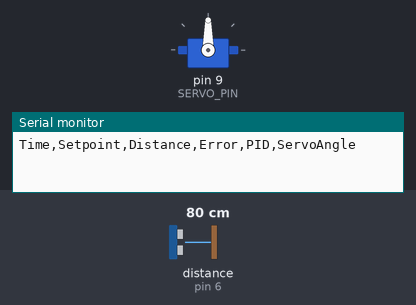
This sketch was run on a simulated Arduino Uno, built with avr-gcc and run on an emulated ATmega328P. On the bench: servo, the last lines printed to the serial monitor. Wiring (inferred from the names in the program): ultrasonic range finder: trigger pin 7; echo pin 6. The test bench sets the inputs (shaded band); at power-on: distance to the obstacle (sensor on pin 6) 80 cm. The echo pulse lasts 58.3 µs per cm.

Above: at 2.2 s.
2.3 s: distance to the obstacle (sensor on pin 6) set to 44 cm
3.8 s: distance to the obstacle (sensor on pin 6) set to 36 cm
At 4.8 s:
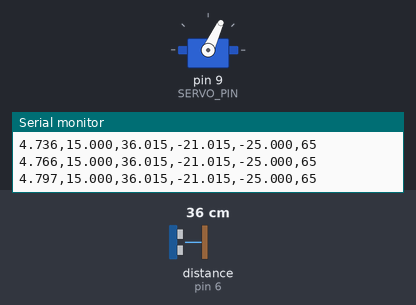
5.3 s: distance to the obstacle (sensor on pin 6) set to 12 cm
At 6.5 s:
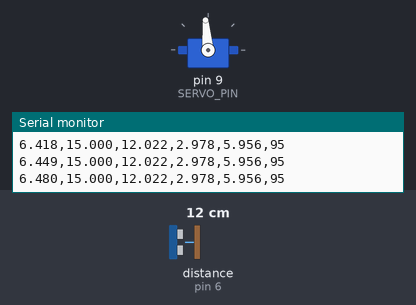
6.8 s: distance to the obstacle (sensor on pin 6) set to 35 cm
At 7.4 s:
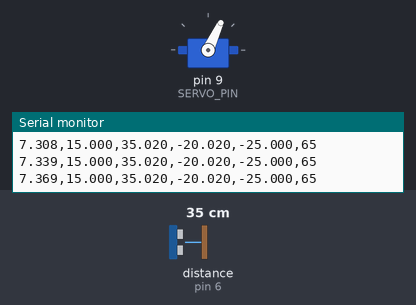
Timing chart, 0 to 9.3 s (numbered marks = the images above; inputs shaded):
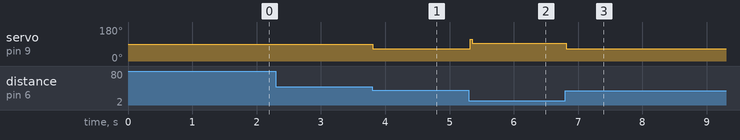

The sketch:

BetaCode2_copy.ino
```cpp
#include <Servo.h>

#define TRIG_PIN 7
#define ECHO_PIN 6
#define SERVO_PIN 9

Servo servo;

// =========================
// SERVO
// =========================

const int CENTER = 90;
const int MIN_ANGLE = 60;
const int MAX_ANGLE = 120;

// =========================
// TARGET
// =========================

float setpoint = 15.0;

// =========================
// PID
// =========================

float Kp = 2.0;
float Ki = 0.0;
float Kd = 0.1;

float previousError = 0;
float integral = 0;

unsigned long previousTime;

// =========================
// ULTRASONIC
// =========================

float getDistance() {

  digitalWrite(TRIG_PIN, LOW);
  delayMicroseconds(2);

  digitalWrite(TRIG_PIN, HIGH);
  delayMicroseconds(10);

  digitalWrite(TRIG_PIN, LOW);

  long duration = pulseIn(ECHO_PIN, HIGH, 30000);

  if (duration == 0)
    return -1;

  float distance = duration * 0.0343 / 2.0;

  if (distance < 5 || distance > 40)
    return -1;

  return distance;
}

// =========================
// SETUP
// =========================

void setup() {

  Serial.begin(115200);

  pinMode(TRIG_PIN, OUTPUT);
  pinMode(ECHO_PIN, INPUT);

  servo.attach(SERVO_PIN);

  servo.write(CENTER);

  delay(1000);

  previousTime = millis();

  // MATLAB HEADER
  Serial.println("Time,Setpoint,Distance,Error,PID,ServoAngle");
}

// =========================
// LOOP
// =========================

void loop() {

  float distance = getDistance();

  if (distance < 0)
    return;

  unsigned long currentTime = millis();

  float dt =
      (currentTime - previousTime) / 1000.0;

  if (dt < 0.03)
    return;

  previousTime = currentTime;

  // =========================
  // ERROR
  // =========================

  float error = setpoint - distance;

  // =========================
  // INTEGRAL
  // =========================

  integral += error * dt;

  integral = constrain(integral, -10, 10);

  // =========================
  // DERIVATIVE
  // =========================

  float derivative =
      (error - previousError) / dt;

  previousError = error;

  // =========================
  // PID
  // =========================

  float pid =
      Kp * error +
      Ki * integral +
      Kd * derivative;

  // Limit PID output
  pid = constrain(pid, -25, 25);

  // =========================
  // SERVO
  // =========================

  int servoAngle =
      CENTER + pid;

  servoAngle =
      constrain(
        servoAngle,
        MIN_ANGLE,
        MAX_ANGLE
      );

  servo.write(servoAngle);

  // =========================
  // MATLAB DATA
  // =========================

  Serial.print(currentTime / 1000.0, 3);
  Serial.print(",");

  Serial.print(setpoint, 3);
  Serial.print(",");

  Serial.print(distance, 3);
  Serial.print(",");

  Serial.print(error, 3);
  Serial.print(",");

  Serial.print(pid, 3);
  Serial.print(",");

  Serial.println(servoAngle);

  delay(20);
}
```

Measured:
- the behaviour switches between 41 and 40 cm on distance to the obstacle (sensor on pin 6) (found by bisection; images 0 and 1)
- after the input at 2.3 s, every drawn part: stays the same
- after the input at 3.8 s, servo on pin 9 (SERVO_PIN): 90° → 65° at once
- after the input at 5.3 s, servo on pin 9 (SERVO_PIN): 65° → 95° at once
- after the input at 6.8 s, servo on pin 9 (SERVO_PIN): 95° → 65° at once
